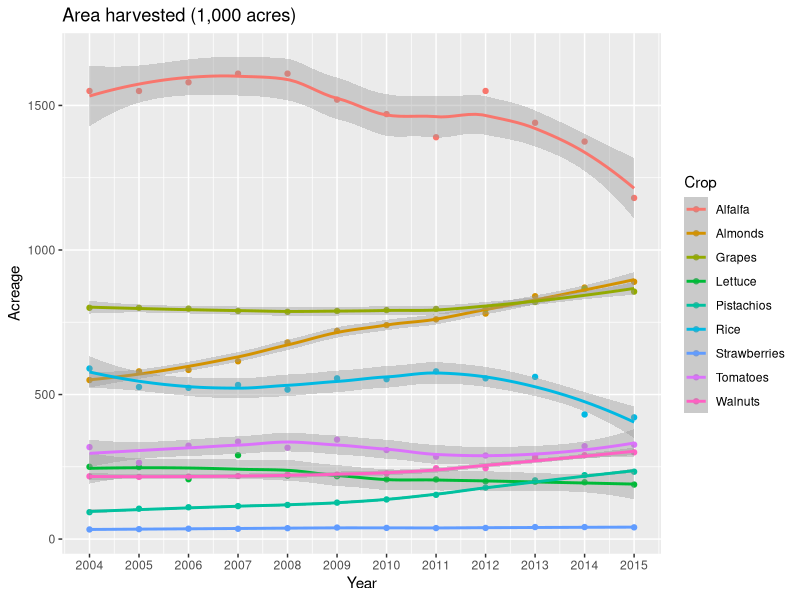
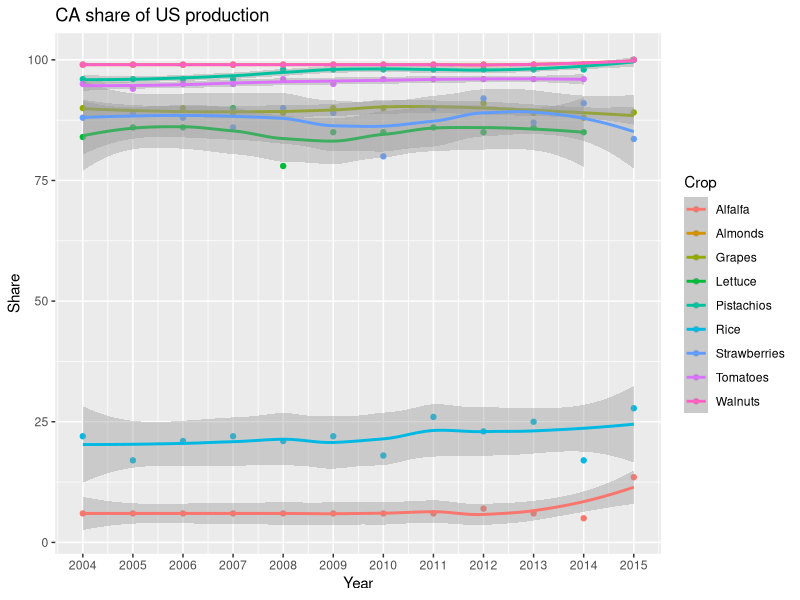
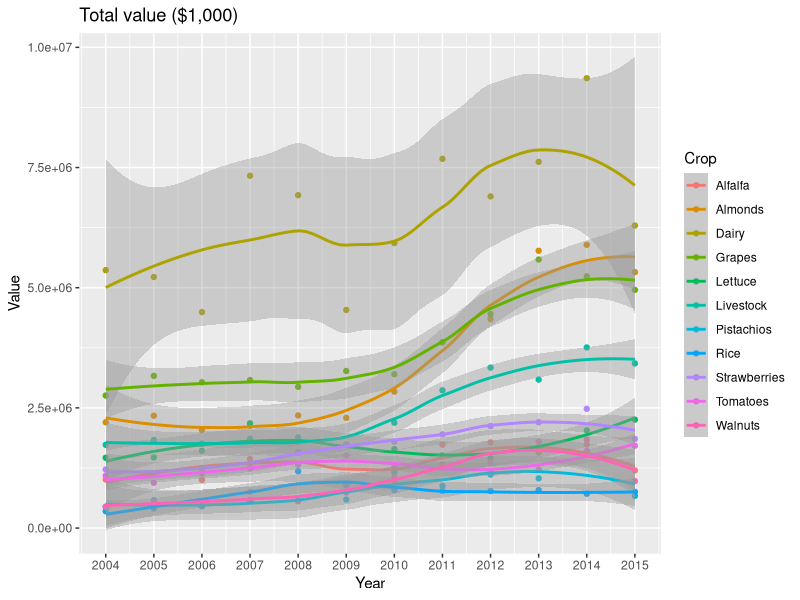

These figures' R source, in order:
## ---- chunk 1
knitr::opts_chunk$set(echo = TRUE)
## ---- chunk 2
library(tidyverse)
library(readxl)

setwd('C:\\Users\\Emily\\Box Sync\\WF\\CA drought response\\data\\')

# dataset without Cattle and Dairy categories
df <- read_excel('cdfa_annual_reports.xlsx', sheet="All")
df$Share <- as.numeric(df$Share)
# dataset with Cattle and Dairy categories
dfl <- as.data.frame(read_excel('cdfa_annual_reports.xlsx', sheet="All_livestock"))
dfl$Share <- as.numeric(dfl$Share)

ggplot(data=df, mapping=aes(x=Year, y=Acreage)) +
  geom_point(mapping=aes(color=Crop)) +
  geom_smooth(mapping=aes(group=Crop, color=Crop)) +
  scale_x_continuous(breaks=seq(2004,2015,1)) + ggtitle('Area harvested (1,000 acres)')

ggplot(data=df, mapping=aes(x=Year, y=Share)) +
  geom_point(mapping=aes(color=Crop)) +
  geom_smooth(mapping=aes(group=Crop, color=Crop), na.rm=T) +
  scale_x_continuous(breaks=seq(2004,2015,1)) + ggtitle('CA share of US production')

ggplot(data=dfl, mapping=aes(x=Year, y=Value)) +
  geom_point(mapping=aes(color=Crop)) +
  geom_smooth(mapping=aes(group=Crop, color=Crop)) +
  scale_x_continuous(breaks=seq(2004,2015,1)) + ggtitle('Total value ($1,000)')


